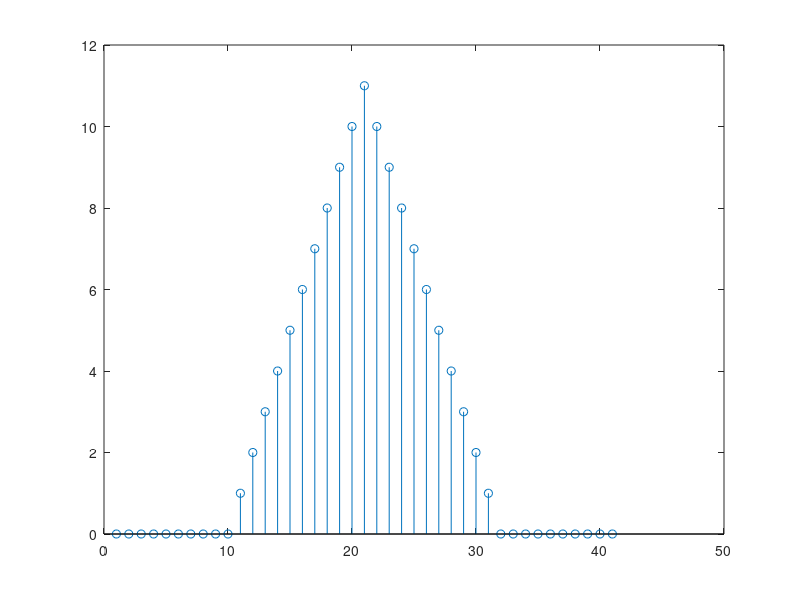

The MATLAB source for this figure:
clc
clear all
%% --------------------h(x)---------------------------- 
h = zeros(1,21);
z=1;
for x=-1:0.1:1
    if x>=-0.5&&x<=0.5
        h(z) = 1;
    else 
        h(z)=0;
    end
    z=z+1;
end
z=z-1;
stem(h);
pause;

%% --------------------f(x)----------------
f = zeros(1,121);
z=1;
for x=9:0.1:21
    if x>=10&&x<=20
        f(z) = 1;
    else 
        f(z)=0;
    end
    z=z+1;
end
z=z-1;
stem(f);
pause;
%% -----------Convolve f(x) and h(x)-------------------------
Res_f_conv_h = conv(f,h);
stem(Res_f_conv_h);
pause;
%% -----------Convolve h(x) and h(x)-----------------------
Res_h_conv_h = conv(h,h);
stem(Res_h_conv_h);
